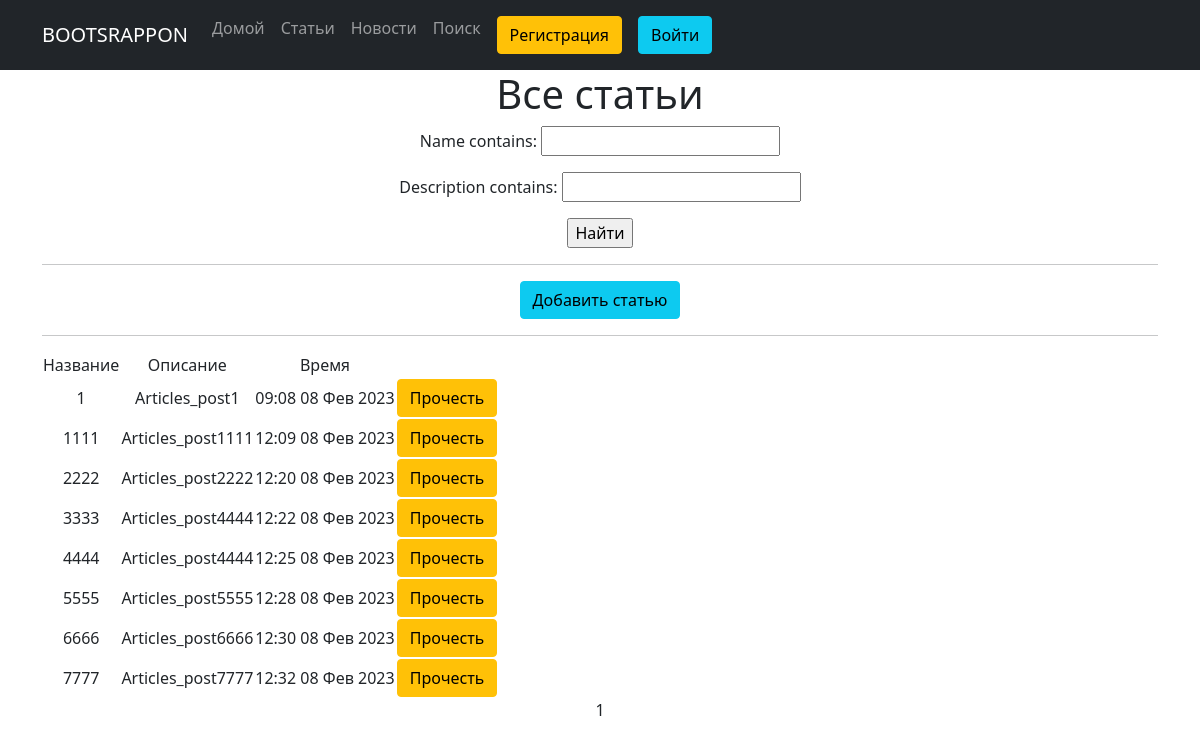
The app's page /articles/ with its own data.
### simpleapp/models.py (models this page shows, shortened)
class Articles(models.Model):
    date = models.DateTimeField(default=datetime.now)
    name = models.CharField(max_length=50, unique=True)
    description = models.TextField(default="Articles_post")

### simpleapp/views.py (the view)
# urls.py: path('articles/', ArticlesList.as_view(), name="articles_list"),
class ArticlesList(ListView):
    model = Articles
    ordering = 'name'
    template_name = 'articles.html'
    context_object_name = 'articles'
    paginate_by = 10
    def get_queryset(self):
        queryset = super().get_queryset()
        self.filterset = ArticlesFilters(self.request.GET, queryset)
        return self.filterset.qs
    def get_context_data(self, **kwargs):
        context = super().get_context_data(**kwargs)
        context['filterset'] = self.filterset
        return context

### simpleapp/templatetags/custom_filters.py (called while the page is built)
@register.filter()
def censor(value):
    try:
        if "редиска" in value:
            value = value.replace('редиска', 'р******')
            return value
        else:
            return value
    except:
        raise TypeError("Функция принимает только строки")

### templates/articles.html (shortened to what this page needs)
{% extends 'flatpages/default.html' %}
{% load custom_filters %}
{% load custom_tags %}
{% block content %}
   <h1>Все статьи</h1>
   <form action="" method="get">
       {{ filterset.form.as_p }}
       <input type="submit" value="Найти" />
   </form>
<hr>
<a href="{% url 'articles_create' %}" class="btn btn-info" type="submit">Добавить статью</a>
   <hr>
   {% if  articles %}
       <table>
           <tr>
               <td>Название</td>
               <td>Описание</td>
               <td>Время</td>
           </tr>
           {% for post in articles %}
           <tr>
               <td>{{ post.name }}</td>
               <td>{{ post.description|censor|truncatechars:20 }}</td>
               <td>{{ post.date|date:'h:s d M Y' }}</td>
               <td><a href="{% url 'articles_detail' post.id %}" class="btn btn-warning">Прочесть</a></td>
           </tr>
           {% endfor %}
       </table>
   {% else %}
       <h2>Статей нет!</h2>
   {% endif %}
   {{ page_obj.number }}
{% endblock content %}

### records on screen
Articles: name "1", description|censor "Articles_post1", date "09:08 08 Фев 2023"
Articles: name "1111", description|censor "Articles_post1111", date "12:09 08 Фев 2023"
Articles: name "2222", description|censor "Articles_post2222", date "12:20 08 Фев 2023"
Articles: name "3333", description|censor "Articles_post4444", date "12:22 08 Фев 2023"
Articles: name "4444", description|censor "Articles_post4444", date "12:25 08 Фев 2023"
Articles: name "5555", description|censor "Articles_post5555", date "12:28 08 Фев 2023"
Articles: name "6666", description|censor "Articles_post6666", date "12:30 08 Фев 2023"
Articles: name "7777", description|censor "Articles_post7777", date "12:32 08 Фев 2023"

### other values on screen
{{ page_obj.number }} "1"
